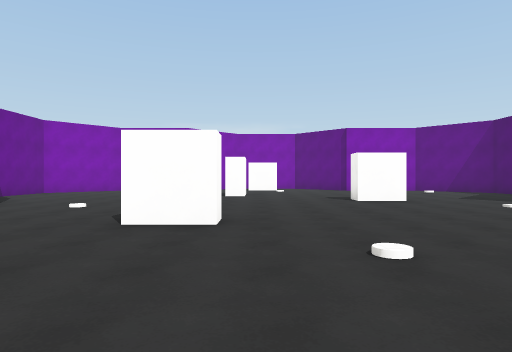
View 1 (above)

13 first-person views from a walk through a 3-D level made in the Unity game engine. The camera is 1.4 m above the floor, looks level and sees 75° across. The floor is counted in squares, 2.75 m on a side. Each view is taken from the middle of a square. On the plan, view 1 faces up. The plan holds only what a view shows up to about 9 squares ahead; the rest is blank. The place goes on beyond the plan. The player is left out. Some animated figures are not drawn. Surface patterns are stand-ins for the level's own textures.

View 2
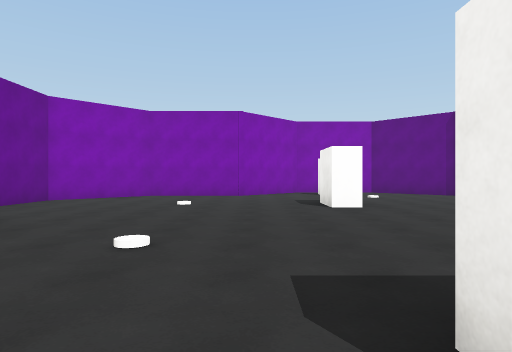

View 3
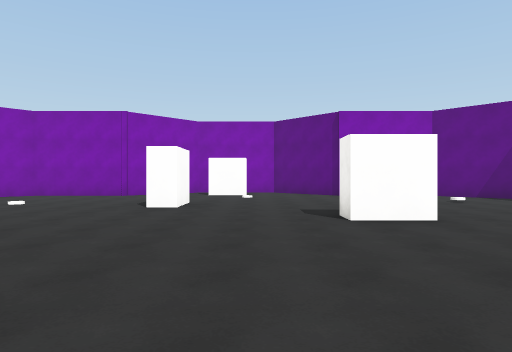

View 4
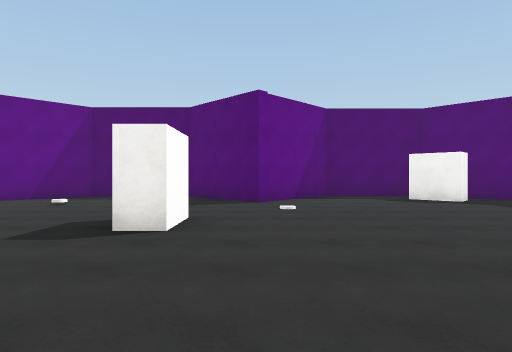

View 5
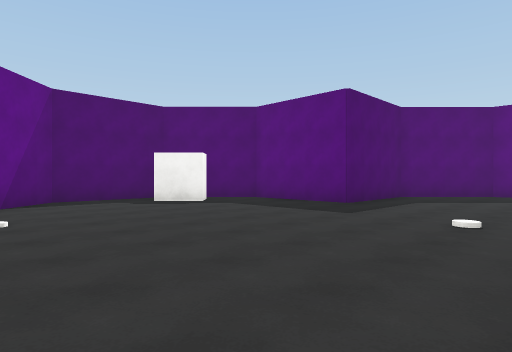

View 6
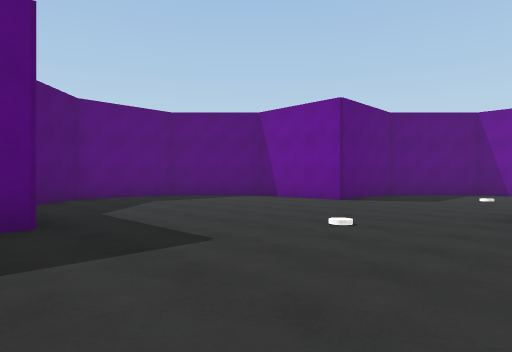

View 7
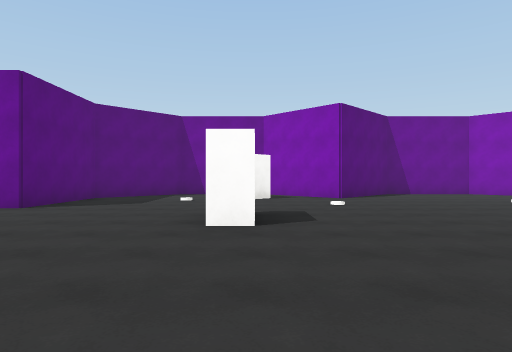

View 8
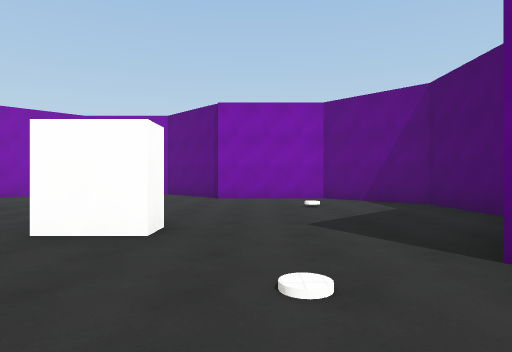

View 9
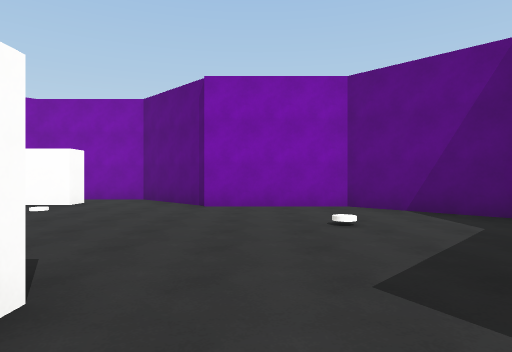

View 10
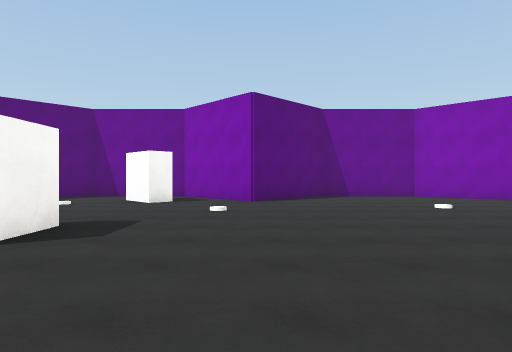

View 11
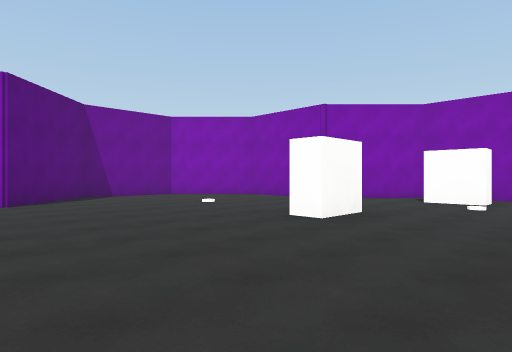

View 12
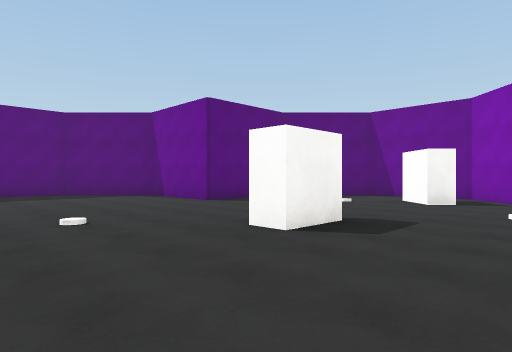

View 13
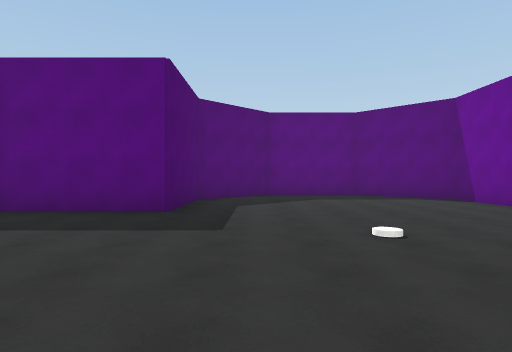

### Floor plan
Points are (right, up) in squares from view 1. A wall is a line through its corners. A room is listed if a view was taken in it or the views show most of it. See-through windows are left out.
Room 1 (views 1, 2, 3, 4, 5, 6, 7, 8, 9, 10, 11, 12, 13)
walls: (-1.5, 4) (-0.4, 4) (-0.4, 3.5) (-1.5, 3.5); (3.1, 7.4) (3.1, 6.8) (2.1, 6.8) (2.1, 7.4); (-0.4, 9.4) (-0.4, 8.4) (-0.8, 8.4) (-0.8, 9.4); (-4.7, 4.4) (-4.3, 4) (-5.1, 3.2); (5.9, 1.6) (5.6, 1.9) (6.4, 2.7); (0.7, 12.4) (0.7, 11.8) (-0.2, 11.8); (7.3, 7.5) (7.3, 9.9) (5.5, 11.6) (3.2, 11.6) (1.6, 13.3) (0.2, 13.3); (7.3, 2.1) (7.3, 4.2) (5.5, 6) (7.1, 7.6); (-0.7, 13.3) (-2.4, 11.6) (-4.7, 11.6) (-6.3, 10) (-6.3, 7.7) (-4.6, 5.9) (-6.3, 4.2) (-6.3, 1.9) (-4.7, 0.3) (-2.3, 0.3) (-2.3, -2.1) (-0.6, -3.8) (1.6, -3.8) (3.2, -2.2) (3.2, 0.3) (5.7, 0.3) (6.6, 1.2)

Positions as (right, up) in squares from view 1, and headings:
1: (0, 0), facing up
2: (-2, 3), facing up
3: (1, 3), facing up
4: (-1, 6), facing right
5: (0, 6), facing down-right
6: (4, 4), facing down-left
7: (3, 4), facing left
8: (4, 4), facing up
9: (4, 6), facing up
10: (2, 6), facing left
11: (2, 5), facing up-left
12: (2, 6), facing down-left
13: (2, 5), facing down
